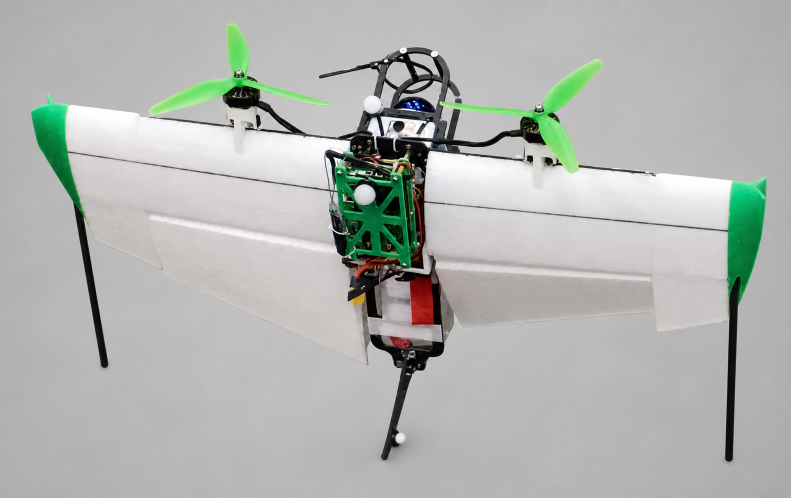
#> input picture resume/All_in_one/uav-tuned.png, 1581 x 995 px, given in place of 1.png, which was not available (shown at 1/2 size)
$ python imageAnalysis.py
#> lines starting #> are read from the running program, lines starting #| are printed output that depends on the picture; after the words box and inside, x2 and y2 are one past the last pixel; in counts of white or black regions, pixels touching at a corner belong together; pictures that were not available may be replaced by others from this repository, and a replacement may not be noted
### demo/ransac/homography_implement/example/util.py
import cv2
import numpy as np

INPUT_PATH = 'input/'
OUTPUT_PATH = 'output/'
POINT_MAPS_PATH = 'point_maps/'
FRAMES_PATH = 'frames/'

BLUE = (255, 0, 0)
GREEN = (0, 255, 0)
RED = (0, 0, 255)

# [15 lines left out: function drawInliersOutliers, not called in this run]

def drawMatches(image1, image2, point_map, inliers=None, max_points=1000):
    """
    inliers: set of (x1, y1) points
    """
    rows1, cols1 = image1.shape
    rows2, cols2 = image2.shape

    matchImage = np.zeros((max(rows1, rows2), cols1 + cols2, 3), dtype='uint8')
    matchImage[:rows1, :cols1, :] = np.dstack([image1] * 3)
    matchImage[:rows2, cols1:cols1 + cols2, :] = np.dstack([image2] * 3)

    small_point_map = [point_map[i] for i in np.random.choice(len(point_map), max_points)]

    # draw lines
    for x1, y1, x2, y2 in small_point_map:
        point1 = (int(x1), int(y1))
        point2 = (int(x2 + image1.shape[1]), int(y2))
        color = BLUE if inliers is None else (
            GREEN if (x1, y1, x2, y2) in inliers else RED)

        cv2.line(matchImage, point1, point2, color, 1)

    # Draw circles on top of the lines
    for x1, y1, x2, y2 in small_point_map:
        point1 = (int(x1), int(y1))
        point2 = (int(x2 + image1.shape[1]), int(y2))
        cv2.circle(matchImage, point1, 5, BLUE, 1)
        cv2.circle(matchImage, point2, 5, BLUE, 1)

    return matchImage

### demo/ransac/homography_implement/example/imageAnalysis.py
"""
file: imageAnalysis.py
----------------------
This is the main driver file, which implements a RANSAC algorithm for
homography estimation. The algorithm follows the one in "Multiple View Geometry
in computer vision" by Richard Hartley and Andrew Zisserman. RANSAC stands for
RAndom SAmple Consensus.
"""
import argparse
import csv
from datetime import datetime
import os

import cv2
import numpy as np

import util

THRESHOLD = 0.6
NUM_ITERS = 1000


def computeHomography(pairs):
    """Solves for the homography given any number of pairs of points. Visit
    http://6.869.csail.mit.edu/fa12/lectures/lecture13ransac/lecture13ransac.pdf
    slide 9 for more details.

    Args:
        pairs (List[List[List]]): List of pairs of (x, y) points.

    Returns:
        np.ndarray: The computed homography.
    """
    A = []
    for x1, y1, x2, y2 in pairs:
        A.append([x1, y1, 1, 0, 0, 0, -x2 * x1, -x2 * y1, -x2])
        A.append([0, 0, 0, x1, y1, 1, -y2 * x1, -y2 * y1, -y2])
    A = np.array(A)
    # A = U S V^T , the V is V^T in the lecture slides. We want the last column of V, which is the
    # Singular Value Decomposition (SVD)
    U, S, V = np.linalg.svd(A)

    # A^T A = V S^T S V^T
    # V has shape (9, 9) for any number of input pairs. V[-1] is the eigenvector
    # of (A^T)A with the smalles eigenvalue. Reshape into 3x3 matrix.

    H = np.reshape(V[-1], (3, 3))

    # Normalization
    H = (1 / H.item(8)) * H
    return H


def dist(pair, H):
    """Returns the geometric distance between a pair of points given the
    homography H.

    Args:
        pair (List[List]): List of two (x, y) points.
        H (np.ndarray): The homography.

    Returns:
        float: The geometric distance.
    """
    # points in homogeneous coordinates
    p1 = np.array([pair[0], pair[1], 1])
    p2 = np.array([pair[2], pair[3], 1])

    p2_estimate = np.dot(H, np.transpose(p1))
    p2_estimate = (1 / p2_estimate[2]) * p2_estimate

    return np.linalg.norm(np.transpose(p2) - p2_estimate)


def RANSAC(point_map, threshold=THRESHOLD, verbose=True):
    """Runs the RANSAC algorithm.

    Args:
        point_map (List[List[List]]): Map of (x, y) points from one image to the
            another image.
        threshold (float, optional): The minimum portion of points that should
            be inliers before the algorithm terminates. Defaults to THRESHOLD.
        verbose (bool, optional): True if additional information should be
            printed. Defaults to True.

    Returns:
        (np.ndarray, set(List[List])): The homography and set of inliers.
    """
    if verbose:
        print(f'Running RANSAC with {len(point_map)} points...')
    bestInliers = set()
    homography = None
    for i in range(NUM_ITERS):
        # randomly choose 4 points from the matrix to compute the homography
        pairs = [point_map[i] for i in np.random.choice(len(point_map), 4)]

        H = computeHomography(pairs)
        inliers = {(c[0], c[1], c[2], c[3])
                   for c in point_map if dist(c, H) < 500}

        if verbose:
            print(f'\x1b[2K\r└──> iteration {i + 1}/{NUM_ITERS} ' +
                  f'\t{len(inliers)} inlier' + ('s ' if len(inliers) != 1 else ' ') +
                  f'\tbest: {len(bestInliers)}', end='')

        if len(inliers) > len(bestInliers):
            bestInliers = inliers
            homography = H
            if len(bestInliers) > (len(point_map) * threshold):
                break

    if verbose:
        print(f'\nNum matches: {len(point_map)}')
        print(f'Num inliers: {len(bestInliers)}')
        print(f'Min inliers: {len(point_map) * threshold}')

    return homography, bestInliers


def createPointMap(image1, image2, directory, verbose=True):
    """Creates a point map of shape (n, 4) where n is the number of matches
    between the two images. Each row contains (x1, y1, x2, y2), where (x1, y1)
    in image1 maps to (x2, y2) in image2.

    sift.detectAndCompute returns
        keypoints: a list of keypoints
        descriptors: a numpy array of shape (num keypoints, 128)

    Args:
        image1 (cv2.Mat): The first image.
        image2 (cv2.Mat): The second image.
        directory (str): The directory to save a .csv file to.
        verbose (bool, optional): True if additional information should be
            printed. Defaults to True.

    Returns:
        List[List[List]]: The point map of (x, y) points from image1 to image2.
    """
    if verbose:
        print('Finding keypoints and descriptors for both images...')
    sift = cv2.SIFT_create()
    kp1, desc1 = sift.detectAndCompute(image1, None)
    kp2, desc2 = sift.detectAndCompute(image2, None)

    cv2.imwrite(util.OUTPUT_PATH + 'keypoints-1.png',
                cv2.drawKeypoints(image1, kp1, image1))
    cv2.imwrite(util.OUTPUT_PATH + 'keypoints-2.png',
                cv2.drawKeypoints(image2, kp2, image2))

    if verbose:
        print('Determining matches...')
    matches = cv2.BFMatcher(cv2.NORM_L2, True).match(desc1, desc2)

    point_map = np.array([
        [kp1[match.queryIdx].pt[0],
         kp1[match.queryIdx].pt[1],
         kp2[match.trainIdx].pt[0],
         kp2[match.trainIdx].pt[1]] for match in matches
    ])

    cv2.imwrite(util.OUTPUT_PATH + 'matches.png',
                util.drawMatches(image1, image2, point_map))

    with open(f'{util.POINT_MAPS_PATH}/{directory}-point_map.csv', 'w') as csvfile:
        writer = csv.writer(csvfile)
        writer.writerow(['x1', 'y1', 'x2', 'y2'])
        for line in point_map:
            writer.writerow(line)

    return point_map


def main(image1, image2, directory, verbose=True):
    """Analyzes the relation between image1 and image2 by computing a point map
    and running the RANSAC algorithm to compute the homography between the two
    images.

    Args:
        image1 (cv2.Mat): The first image.
        image2 (cv2.Mat): The second image.
        directory (str): The directory to to read from a saved .csv file or
            write to a new one.
        verbose (bool, optional): True if additional information should be
            printed. Defaults to True.

    Returns:
        (List[List[List]], set(List[List]), np.ndarray): The computed point map,
            the set of inlier points, and the computed homography
    """
    point_map = None
    if f'{directory}-point_map.csv' in os.listdir(util.POINT_MAPS_PATH):
        if verbose:
            print('Loading saved point map...')
        point_map = np.loadtxt(
            util.POINT_MAPS_PATH + f'{directory}-point_map.csv',
            delimiter=',', skiprows=1)
    else:
        if verbose:
            print('Creating point map...')
        point_map = createPointMap(image1, image2, directory, verbose=verbose)

    homography, inliers = RANSAC(point_map, verbose=verbose)

    cv2.imwrite(util.OUTPUT_PATH + 'inlier_matches.png',
                util.drawMatches(image1, image2, point_map, inliers))

    with open(util.OUTPUT_PATH + 'info.txt', 'w') as f:
        f.write(f'Homography:\n{str(homography)}\n\n')
        f.write(f'Num inliers: {len(inliers)}')

    return point_map, inliers, homography


if __name__ == '__main__':
    arg_parser = argparse.ArgumentParser()
    arg_parser.add_argument('-d', '--directory', help='image directory id',
                            default='00')
    arg_parser.add_argument('-v', '--verbose',
                            help='increase output verbosity', action='store_true')
    args = arg_parser.parse_args()

    util.INPUT_PATH += f'images/{args.directory}/'
    util.OUTPUT_PATH += f'images/{args.directory}/{datetime.now().strftime("%Y-%m-%d-%H%M")}/'
    util.POINT_MAPS_PATH += f'images/'

    image1 = cv2.imread(util.INPUT_PATH + '1.png', 0)
#> image1: shape (995, 1581); min 0, max 255, mean 178.5
#    image1 = cv2.imread(util.INPUT_PATH + '1.png', 1)
    assert image1 is not None, f'Invalid first image: {util.INPUT_PATH}1.png'
    image2 = cv2.imread(util.INPUT_PATH + '2.png', 0)
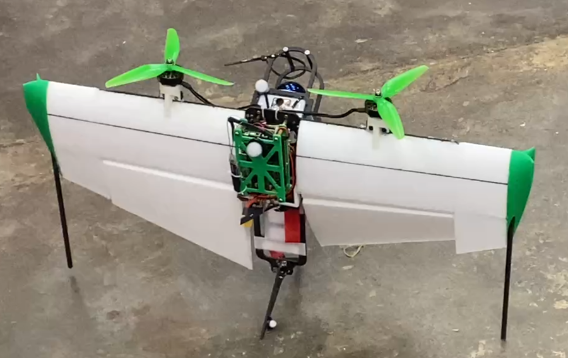
#> input picture resume/All_in_one/uav.png, 568 x 358 px, given in place of 2.png, which was not available
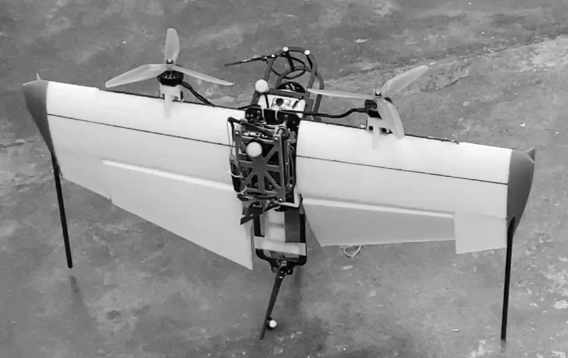
#> image2: shape (358, 568); min 0, max 255, mean 144.4
#    image2 = cv2.imread(util.INPUT_PATH + '2.png', 1)
    assert image2 is not None, f'Invalid second image: {util.INPUT_PATH}2.png'

    os.makedirs(util.OUTPUT_PATH, exist_ok=True)
    os.makedirs(util.POINT_MAPS_PATH, exist_ok=True)

    main(image1, image2, args.directory)
#> in createPointMap, `kp1, desc1 = sift.detectAndCompute(image1, None)`: kp1 = 1419 keypoints; strongest (x, y, size): (857, 239, 2), (752, 128, 3.2), (772, 122, 4.5), (846, 211, 2.1)
#> in createPointMap, `kp2, desc2 = sift.detectAndCompute(image2, None)`: kp2 = 698 keypoints; strongest (x, y, size): (300, 115, 2.8), (254, 149, 8.6), (307, 52, 3), (285, 49, 2.9)
#> in createPointMap, `cv2.imwrite(util.OUTPUT_PATH + 'keypoints-2.png', cv2.drawKeypoints(im..`:
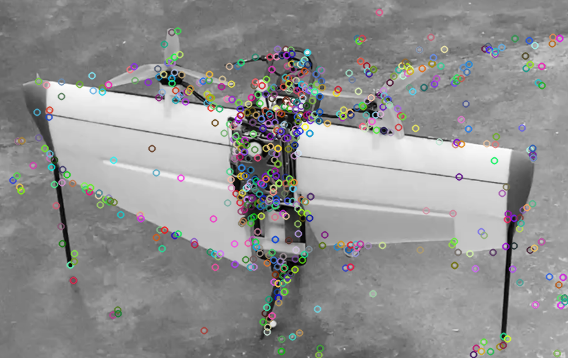
#> saved as keypoints-2.png: shape (358, 568, 3); mean B, G, R 145, 145.2, 145.1
#> in createPointMap, `matches = cv2.BFMatcher(cv2.NORM_L2, True).match(desc1, desc2)`: matches = 349 matches
#> in createPointMap, `point_map = np.array([ [kp1[match.queryIdx].pt[0], kp1[match.queryIdx]..`: point_map = 349 rows, first 6: [96.63, 205.1, 112.5, 314.6], [130.1, 374.3, 79.2, 83.95], [137.8, 308, 48.54, 116.6], [138.5, 296.9, 48.52, 111.4], [139.9, 294, 49.16, 109.6], [142, 406.9, 49.45, 153.5]
#> in drawMatches, `matchImage[:rows2, cols1:cols1 + cols2, :] = np.dstack([image2] * 3)`: matchImage: shape (995, 2149, 3); min 0, max 255, mean 145.1
#> in drawMatches, `small_point_map = [point_map[i] for i in np.random.choice(len(point_ma..`: small_point_map = 1000 items, first 6: [796.4, 545.1, 274.7, 205.3], [671.1, 318.1, 234.6, 123.4], [754.9, 276.2, 264.9, 110.2], [805.8, 333.5, 480.8, 231.2], [1065.5, 241, 456.5, 142], [843, 308.9, 266, 78.94]
#> the loop in drawMatches, `for x1, y1, x2, y2 in small_point_map:` made 1000 passes
#> (x1, y1, x2, y2, point1, point2) on passes 1 to 3: (796.4, 545.1, 274.7, 205.3, (796, 545), (1855, 205)), (671.1, 318.1, 234.6, 123.4, (671, 318), (1815, 123)), (754.9, 276.2, 264.9, 110.2, (754, 276), (1845, 110))
#> after the loop in drawMatches, `for x1, y1, x2, y2 in small_point_map:`:
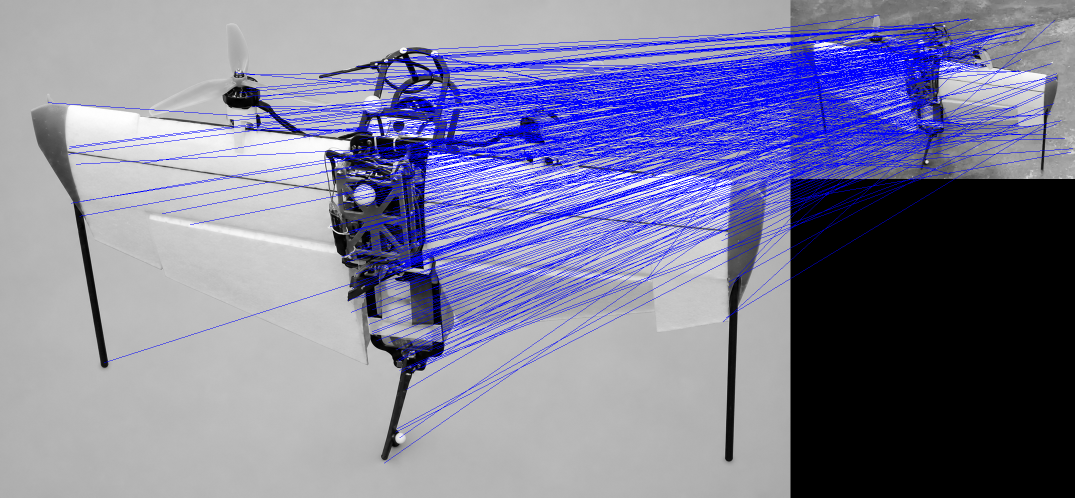
#> matchImage: shape (995, 2149, 3) (shown at 1/2 size); mean of channels 0, 1, 2 155.2, 125.7, 125.7; drawn as B, G, R
#> after the loop in drawMatches, `for x1, y1, x2, y2 in small_point_map:`:
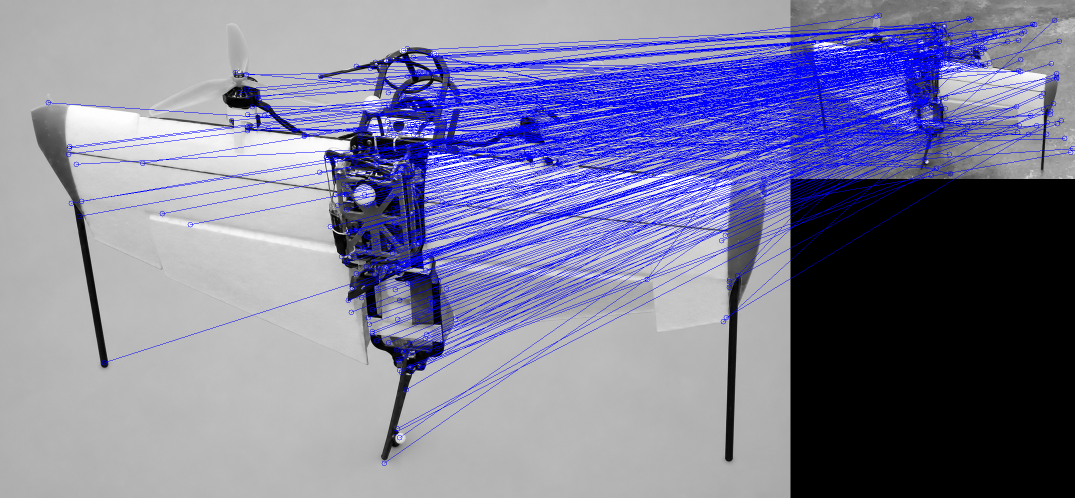
#> matchImage: shape (995, 2149, 3) (shown at 1/2 size); 0.51% of pixels changed, all inside (x1, y1, x2, y2) = (91, 25, 2149, 932); drawn as B, G, R
#> the loop in createPointMap, `for line in point_map:` made 349 passes
#> (printed output is left out)
#> the loop in RANSAC, `for i in range(NUM_ITERS):` made 1 pass
#| [2K└──> iteration 1/1000 	328 inliers 	best: 0
#| Num matches: 349
#| Num inliers: 328
#| Min inliers: 209.4
#> call 2 of drawMatches, with point_map = array of shape (349, 4), max_points = 1000
#> the loop in drawMatches (call 2), `for x1, y1, x2, y2 in small_point_map:` made 1000 passes
#> (x1, y1, x2, y2) on passes 1 to 3: (846.2, 211.4, 151.5, 148.1), (470.3, 145.5, 283, 268.4), (536.3, 258, 512.1, 268.7)
#> after the loop in drawMatches (call 2), `for x1, y1, x2, y2 in small_point_map:`:
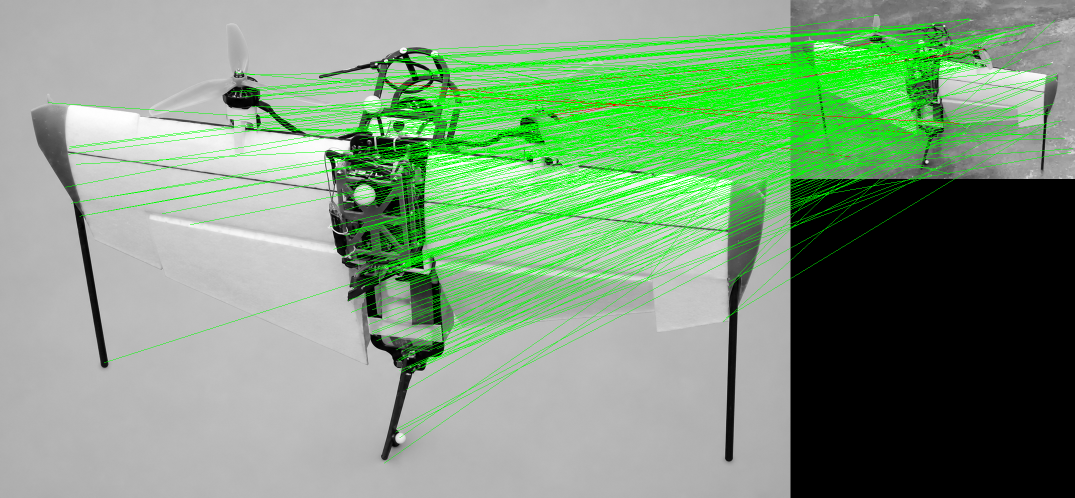
#> matchImage: shape (995, 2149, 3) (shown at 1/2 size); mean of channels 0, 1, 2 125.4, 154.9, 125.9; drawn as B, G, R
#> after the loop in drawMatches (call 2), `for x1, y1, x2, y2 in small_point_map:`:
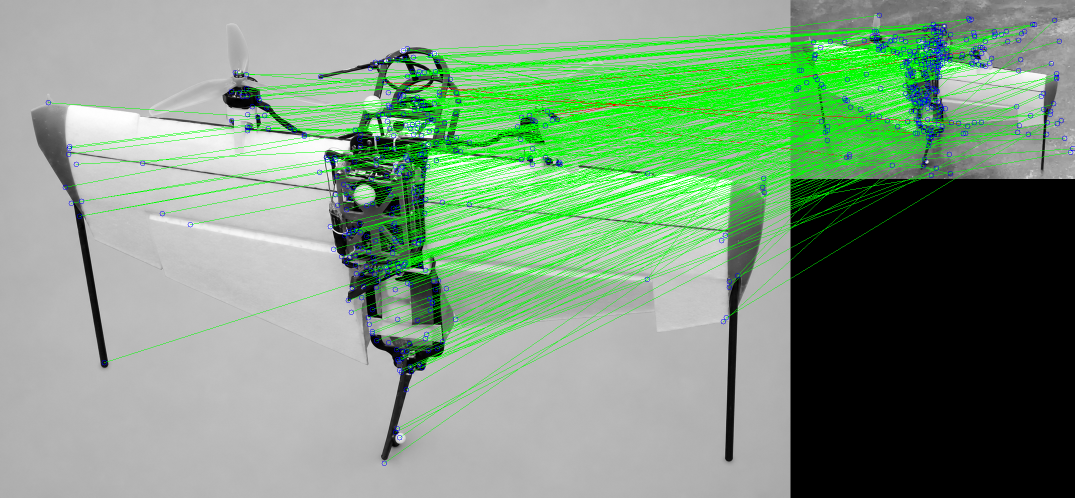
#> matchImage: shape (995, 2149, 3) (shown at 1/2 size); 0.78% of pixels changed, all inside (x1, y1, x2, y2) = (91, 25, 2149, 932); drawn as B, G, R
